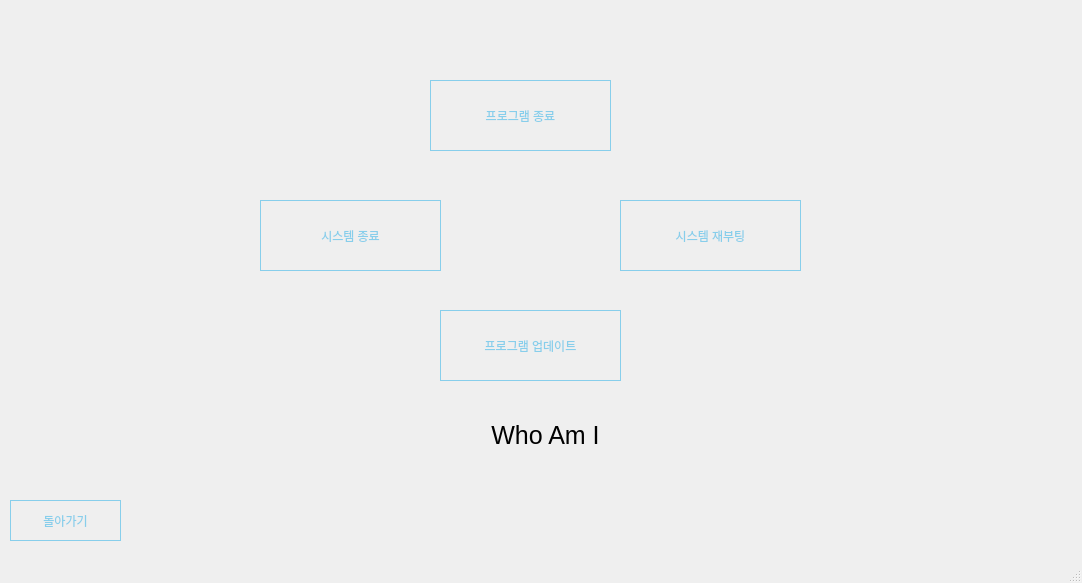
<?xml version="1.0" encoding="UTF-8"?>
<ui version="4.0">
 <class>MainWindow</class>
 <widget class="QMainWindow" name="MainWindow">
  <property name="geometry">
   <rect>
    <x>0</x>
    <y>0</y>
    <width>1082</width>
    <height>583</height>
   </rect>
  </property>
  <property name="windowTitle">
   <string>System Control Panel</string>
  </property>
  <property name="styleSheet">
   <string notr="true">QPushButton {
  border: 1px solid skyblue;
  background-color: rgba(0,0,0,0);
  color: skyblue;
  padding: 5px;
}

QPushButton:disabled{
  color: #b5d9e8;
}

QPushButton:hover{

}

QPushButton:pressed{
color:#fff;

}</string>
  </property>
  <widget class="QWidget" name="centralwidget">
   <widget class="QPushButton" name="shutdownButton">
    <property name="geometry">
     <rect>
      <x>260</x>
      <y>200</y>
      <width>181</width>
      <height>71</height>
     </rect>
    </property>
    <property name="text">
     <string>시스템 종료</string>
    </property>
   </widget>
   <widget class="QPushButton" name="rebootButton">
    <property name="geometry">
     <rect>
      <x>620</x>
      <y>200</y>
      <width>181</width>
      <height>71</height>
     </rect>
    </property>
    <property name="text">
     <string>시스템 재부팅</string>
    </property>
   </widget>
   <widget class="QPushButton" name="backPutton">
    <property name="geometry">
     <rect>
      <x>10</x>
      <y>500</y>
      <width>111</width>
      <height>41</height>
     </rect>
    </property>
    <property name="text">
     <string>돌아가기</string>
    </property>
   </widget>
   <widget class="QLabel" name="label">
    <property name="geometry">
     <rect>
      <x>200</x>
      <y>330</y>
      <width>691</width>
      <height>211</height>
     </rect>
    </property>
    <property name="styleSheet">
     <string notr="true">font-size: 25px;
text-align: center;</string>
    </property>
    <property name="text">
     <string>Who Am I</string>
    </property>
    <property name="alignment">
     <set>Qt::AlignCenter</set>
    </property>
   </widget>
   <widget class="QPushButton" name="Exit_Program">
    <property name="geometry">
     <rect>
      <x>430</x>
      <y>80</y>
      <width>181</width>
      <height>71</height>
     </rect>
    </property>
    <property name="text">
     <string>프로그램 종료</string>
    </property>
   </widget>
   <widget class="QPushButton" name="Update_Program">
    <property name="geometry">
     <rect>
      <x>440</x>
      <y>310</y>
      <width>181</width>
      <height>71</height>
     </rect>
    </property>
    <property name="text">
     <string>프로그램 업데이트</string>
    </property>
   </widget>
  </widget>
  <widget class="QMenuBar" name="menubar">
   <property name="geometry">
    <rect>
     <x>0</x>
     <y>0</y>
     <width>1082</width>
     <height>21</height>
    </rect>
   </property>
  </widget>
  <widget class="QStatusBar" name="statusbar"/>
 </widget>
 <resources/>
 <connections/>
</ui>
